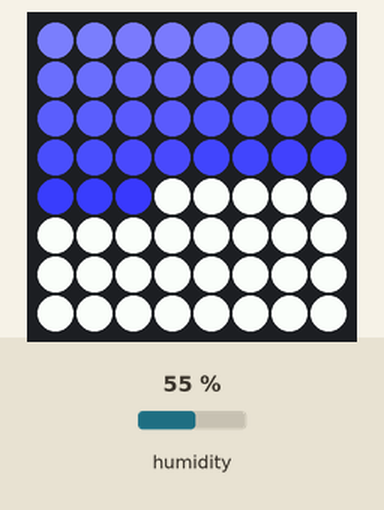
Recording of a program running on a simulated Raspberry Pi (BCM pin numbers) with a Sense HAT. Shown: the Sense HAT's 8×8 RGB LED matrix. The inputs (shaded band) are chosen by the test bench; at power-on: humidity 55 %. What the program prints to the terminal is not drawn. At 0.0 s the program stops and its outputs stay as they are.

Above: at 0.1 s.

The program:

temperature_humidity.py
```python
"""
Author: Zachary Stewart
Date: 6/30/2022

Description: Test project to experiment with Raspberry PI + Sense Hat temperature and humidity sensors
"""
# -*- coding: utf-8 -*-

# import SenseHat module
from sense_hat import SenseHat
# import time module
import time

# initialize instance of SenseHat
sense = SenseHat()

"""
# Test basic humidity functions

humidity = sense.get_humidity()
print("Humidity: %s %%rH" % humidity)

# alternatives
print(sense.humidity)
"""

"""
# Test out basic temperature functions

temperature_c = sense.get_temperature()
print("Temperature: %s C" % temperature_c)
temperature_f = (temperature_c * 9/5) + 32
print("Temperature: %s F" % temperature_f)

# alternatives
# print(sense.temp)
# print(sense.temperature)

print(sense.get_temperature_from_humidity())
"""
"""
# Takes temperature, prints to display

temperature_c = sense.get_temperature()

print(temperature_c - (temperature_c % .1))
sense.show_message(str(temperature_c - (temperature_c % .1)) + "C")
"""

"""
# Make display fill based on temperature

while True:
  temperature_c = sense.get_temperature()
  temperature_c = round(temperature_c)

  print(temperature_c)
  temperature_f = (temperature_c * 9/5) + 32
  print("Temperature: %s F" % temperature_f)

  arr = []
  color_cold = [35, 241, 238]
  color_mild = [231, 241, 35]
  color_warm = [230, 126, 34]
  color_hot = [255, 35, 35]
  empty_color = [255, 255, 255]

  for i in range(64):
    # print(i)
    if i <= temperature_c:
      if i <= 10:
        arr.append(color_cold)
      elif i <= 18:
        arr.append(color_mild)
      elif i <= 30:
        arr.append(color_warm)
      else:
        arr.append(color_hot)
    else:
      arr.append(empty_color)

  sense.set_pixels(arr)

  time.sleep(0.5)
"""

"""
# Display humidity
"""

arr = []
color = [127, 127, 255]

humidity = sense.get_humidity()
humidity = round(humidity * .64)
print(humidity)

for i in range(64):
  if i < humidity:
    arr.append(color)
    c = color[0]
    color = [c - 2, c - 2, 255]
  else:
    arr.append([255, 255, 255])

sense.set_pixels(arr)
```
